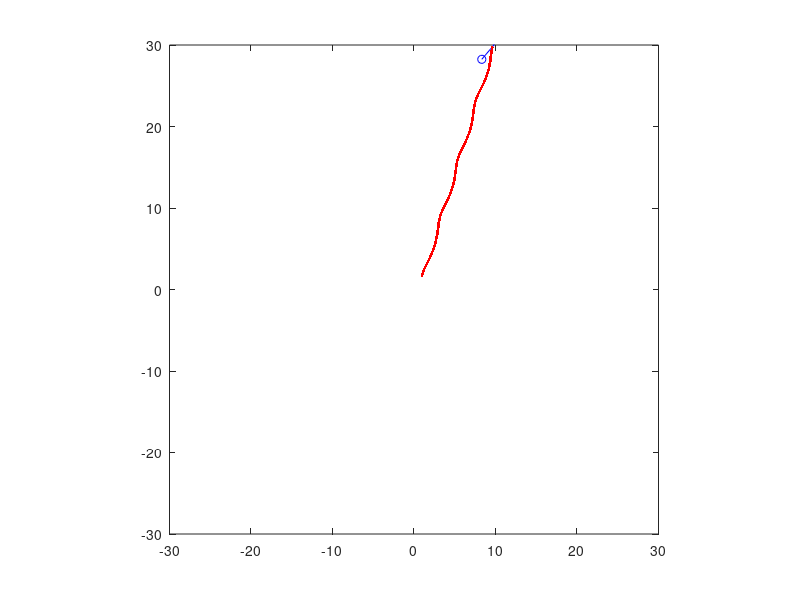

This chart was generated by the following MATLAB code:
m1=1;
m2=2;
% solution vector with start values
S=[0; % x
   0; % y
   1; % phi
   10; % Vx
   0; % Vy
   5]; % omega
R=3;
R1=R*m2/(m1+m2); % distance to masses center from m1
% forces:
F1x=0;
F1y=0; % force at m1
F2x=0;
F2y=0; % force at m2
dt=0.01;
tm=5;
t=0:dt:tm;
x=S(1);
y=S(2);
hp=plot([x x+R*cos(S(3))],[y y+R*sin(S(3))],'bo-');
hold on;
lm=30;
xlim([-lm lm]);
ylim([-lm lm]);
axis equal;
lc=1;
for tt=t(2:end)
    x=S(1);
    y=S(2);
    phi=S(3);
    Vx=S(4);
    Vy=S(5);
    om=S(6);
    % M*a=b; => a=inv(M)*b => a=M\b;
    M=[m1+m2                  0                 -m2*R*sin(phi);
       0                      m1+m2             m2*R*cos(phi);
       -m2*R*sin(phi)         m2*R*cos(phi)     m2*R^2];
    b=[F1x+F2x+m2*om^2*R*cos(phi);
       F1y+F2y+m2*om^2*R*sin(phi); 
       -F2x*R*sin(phi)+F2y*R*cos(phi)];
    
    a=M\b;
    % a=[ dVx/dt
    %     dVy/dt
    %     dom/dt
    ae=[S(4:6); a];
    S=S+dt*ae;
    set(hp,'XData',[x x+R*cos(S(3))],'YData',[y y+R*sin(S(3))]);
    plot(x+R1*cos(S(3)),y+R1*sin(S(3)),'r.');
    xlim([-lm lm]);
    ylim([-lm lm]);
    if mod(lc,5)==0
        drawnow;
        pause(0.002);
    end
    lc=lc+1;
end
    
    

